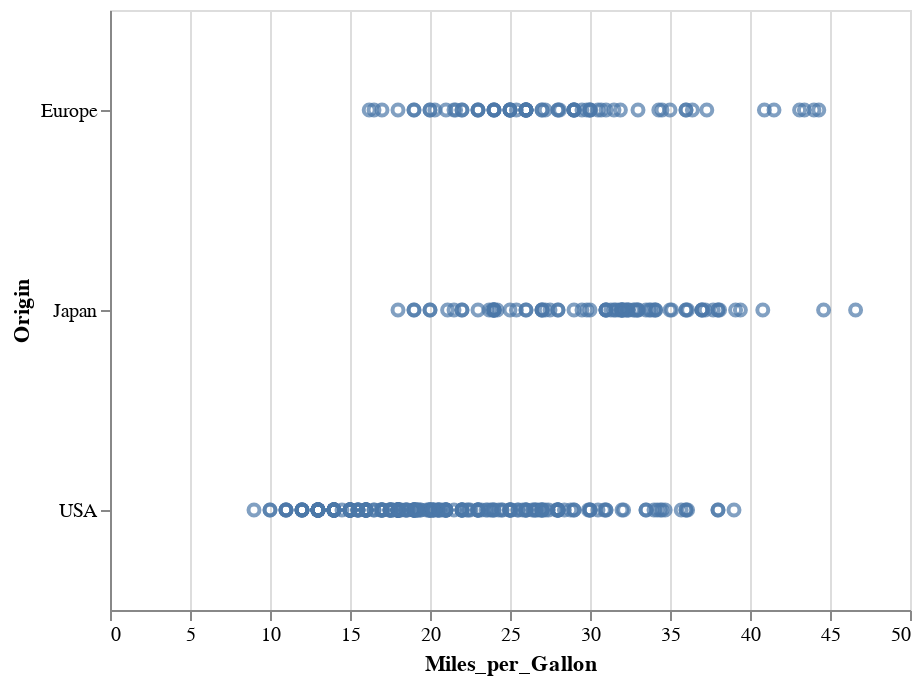

The notebook cell saved with this chart:
### Markdown cell above
The visualization can be made more interesting by adding another channel to the encoding: let's encode the `petalLength` as the `x` position:

### Code cell
alt.Chart(cars).mark_point().encode(
    y='Origin',
    x='Miles_per_Gallon'
)

### Figure 1 — Vega-Lite specification as saved in the notebook (floating-point values rounded to 4 significant figures; data arrays with more than 128 entries replaced by an {"elided": "..."} marker saying what was removed)
{"$schema": "https://vega.github.io/schema/vega-lite/v2.4.1.json", "config": {"view": {"height": 300, "width": 400}}, "data": {"values": {"elided": "406 records"}}, "encoding": {"x": {"field": "Miles_per_Gallon", "type": "quantitative"}, "y": {"field": "Origin", "type": "nominal"}}, "mark": "point"}
